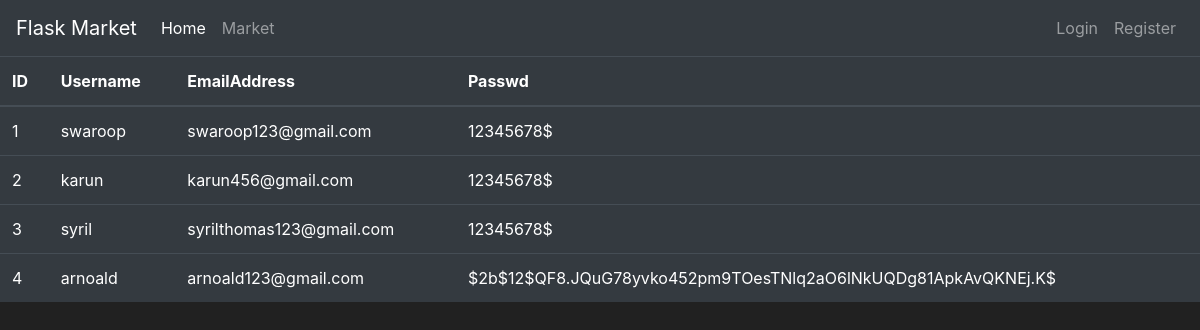
Screenshot of /users with the database file from the repository.
### market/models.py (models this page shows, shortened)
class User(db.Model,UserMixin):
    id = db.Column(db.Integer(), primary_key=True)
    username = db.Column(db.String(length=30), nullable=False, unique=True)
    email_address = db.Column(db.String(length=50), nullable=False, unique=True)
    password_hash = db.Column(db.String(length=60), nullable=False)
    budget = db.Column(db.Integer(), nullable=False, default=1000)
    items = db.relationship('Item', backref='owned_user', lazy=True)
    @property
    def password(self):
        return self.password

### market/routes.py (the view)
@app.route('/users')
def user_page():
    users = User.query.all()
    return render_template('veiw_users.html',users = users)

### market/templates/veiw_users.html (shortened to what this page needs)
{% extends 'base.html' %}
{% block content %}
<table class="table table-hover table-dark">
    <thead>
        <tr>
            <th scope="col">ID</th>
            <th scope="col">Username</th>
            <th scope="col">EmailAddress</th>
            <th scope="col">Passwd</th>
        </tr>
    </thead>
    <tbody>
        {% for user in users %}
        <tr>
            <td>{{ user.id }}</td>
            <td>{{ user.username }}</td>
            <td>{{ user.email_address }}</td>
            <td>{{ user.password_hash }}$</td>
        </tr>
        {% endfor %}
    </tbody>
</table>
{% endblock %}

### market/templates/base.html (shortened to what this page needs)
<!doctype html>
<html lang="en">
<head>
    <link rel="stylesheet" href="https://cdn.jsdelivr.net/npm/bootstrap@4.5.3/dist/css/bootstrap.min.css"
>
</head>
<body>
    <nav class="navbar navbar-expand-md navbar-dark bg-dark">
        <a class="navbar-brand" href="#">Flask Market</a>
        <div class="collapse navbar-collapse" id="navbarNav">
            <ul class="navbar-nav mr-auto">
                <li class="nav-item active">
                    <a class="nav-link" href="{{ url_for('home_page') }}">Home </a>
                </li>
                <li class="nav-item">
                    <a class="nav-link" href="{{ url_for('market_page') }}">Market</a>
                </li>
            </ul>
            {% if current_user.is_authenticated %}
            <ul class="navbar-nav">
                <li class="nav-item">
                    <a class="nav-link" style="color: lawngreen; font-weight: bold">
                        <i class="fas fa-coins"></i>
                        {{ current_user.prettier_budget }}
                    </a>
                </li>
                <li class="nav-item">
                    <a class="nav-link"> {{ current_user.username }}</a>
                </li>
                <li class="nav-item">
                    <a class="nav-link" href="{{ url_for('logout_page') }}">Logout</a>
                </li>
            </ul>
            {% else %}
            <ul class="navbar-nav">
                <li class="nav-item">
                    <a class="nav-link" href="{{ url_for('login_page') }}">Login</a>
                </li>
                <li class="nav-item">
                    <a class="nav-link" href="{{ url_for('register_page') }}">Register</a>
                </li>
            </ul>
            {% endif %}
        </div>
    </nav>
    {% block content %}
    {% endblock %}
</body>
</html>

### market/templates/base.html (style rules this page uses)
body { background-color: #212121; color: white }

### rows the page displays
User: id "1", username "swaroop", email_address "swaroop123@gmail.com", password_hash "12345678"
User: id "2", username "karun", email_address "karun456@gmail.com", password_hash "12345678"
User: id "3", username "syril", email_address "syrilthomas123@gmail.com", password_hash "12345678"
User: id "4", username "arnoald", email_address "arnoald123@gmail.com", password_hash "$2b$12$QF8.JQuG78yvko452pm9TOesTNlq2aO6lNkUQDg81ApkAvQKNEj.K"
